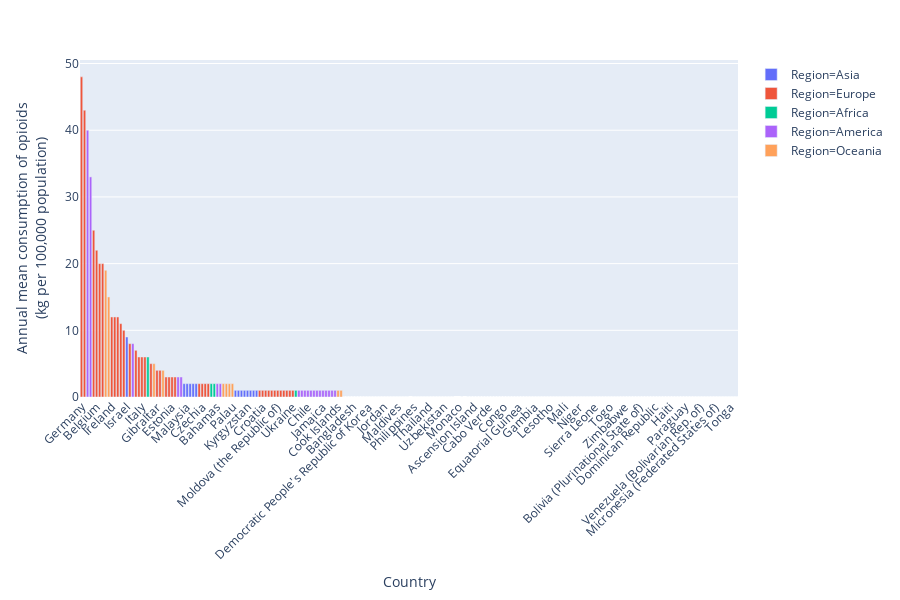

Write notebook code for a chart like this one.
### Code cell
fig1 = px.bar(df, x='Country', y='meanop_pop',
             hover_data=['Country', 'meanop_pop'], color='Region',
             labels={'meanop_pop':'Annual mean consumption of opioids<br>(kg per 100,000 population)'})
fig1.update_layout(xaxis={'categoryorder':'total descending'}, xaxis_tickangle=-45)
fig1.show()

# Questions to ask Caroline: 
# 1. remove 'Country' from x-axsis 
# 2. ordering of bars, I tried using 'total descending' but this doesn't seem to have worked?
# 3. reduce font size for countries? or how else could I fit? (i.e. every second Country name?)
# 4. How to get legend to just have 'Asia' and not have 'Region'
# 5. is it possible to just plot a certain number of Countries? To do this, do I use 'if'??

### Figure 1 — Plotly figure (JSON) as saved in the notebook; plotly's stock layout.template omitted (floating-point values rounded to 4 significant figures)
{"data": [{"alignmentgroup": "True", "customdata": [["Afghanistan", 0], ["Armenia", 0], ["Azerbaijan", 0], ["Bahrain", 1], ["Bangladesh", 0], ["Bhutan", 0], ["Brunei Darussalam", 0], ["Cambodia", 0], ["China", 0], ["China, Hong Kong SAR", 2], ["China, Macao SAR", 1], ["Democratic People's Republic of Korea", 0], ["Georgia", 1], ["India", 0], ["Indonesia", 0], ["Iran (Islamic Republic of)", 0], ["Iraq", 0], ["Israel", 9], ["Japan", 1], ["Jordan", 0], ["Kazakhstan", 0], ["Kuwait", 0], ["Kyrgyzstan", 1], ["Lao People's Democratic Republic", 0], ["Lebanon", 0], ["Malaysia", 2], ["Maldives", 0], ["Mongolia", 0], ["Myanmar", 1], ["Nepal", 0], ["Oman", 2], ["Pakistan", 0], ["Palestine, State of ", null], ["Philippines", 0], ["Qatar", 0], ["Republic of Korea", 2], ["Saudi Arabia", 1], ["Singapore", 0], ["Sri Lanka", 1], ["Syrian Arab Republic", 0], ["Tajikistan", 0], ["Thailand", 0], ["Timor-Leste", 0], ["Turkey", 0], ["Turkmenistan", 0], ["United Arab Emirates", 0], ["Uzbekistan", 0], ["Viet Nam", 2], ["Yemen", 0]], "hoverlabel": {"namelength": 0}, "hovertemplate": "Region=Asia<br>Country=%{customdata[0]}<br>Annual mean consumption of opioids<br>(kg per 100,000 population)=%{customdata[1]}", "legendgroup": "Region=Asia", "marker": {"color": "#636efa"}, "name": "Region=Asia", "offsetgroup": "Region=Asia", "orientation": "v", "showlegend": true, "textposition": "auto", "type": "bar", "x": ["Afghanistan", "Armenia", "Azerbaijan", "Bahrain", "Bangladesh", "Bhutan", "Brunei Darussalam", "Cambodia", "China", "China, Hong Kong SAR", "China, Macao SAR", "Democratic People's Republic of Korea", "Georgia", "India", "Indonesia", "Iran (Islamic Republic of)", "Iraq", "Israel", "Japan", "Jordan", "Kazakhstan", "Kuwait", "Kyrgyzstan", "Lao People's Democratic Republic", "Lebanon", "Malaysia", "Maldives", "Mongolia", "Myanmar", "Nepal", "Oman", "Pakistan", "Palestine, State of ", "Philippines", "Qatar", "Republic of Korea", "Saudi Arabia", "Singapore", "Sri Lanka", "Syrian Arab Republic", "Tajikistan", "Thailand", "Timor-Leste", "Turkey", "Turkmenistan", "United Arab Emirates", "Uzbekistan", "Viet Nam", "Yemen"], "xaxis": "x", "y": [0, 0, 0, 1, 0, 0, 0, 0, 0, 2, 1, 0, 1, 0, 0, 0, 0, 9, 1, 0, 0, 0, 1, 0, 0, 2, 0, 0, 1, 0, 2, 0, null, 0, 0, 2, 1, 0, 1, 0, 0, 0, 0, 0, 0, 0, 0, 2, 0], "yaxis": "y"}, {"alignmentgroup": "True", "customdata": [["Albania", 1], ["Andorra", 2], ["Austria", 25], ["Belarus", 0], ["Belgium", 22], ["Bosnia & Herzegovina", 0], ["Bulgaria", 3], ["Croatia", 1], ["Cyprus", 3], ["Czechia", 2], ["Denmark", 20], ["Estonia", 3], ["Finland", 6], ["France", 7], ["Germany", 48], ["Gibraltar", 4], ["Greece", 1], ["Hungary", 1], ["Iceland", 43], ["Ireland", 12], ["Italy", 6], ["Latvia", 1], ["Liechtenstein", null], ["Lithuania", 1], ["Luxembourg", 12], ["Macedonia", 3], ["Malta", 4], ["Moldova (the Republic of)", 1], ["Monaco", null], ["Montenegro", 1], ["Netherlands", 8], ["Norway", 11], ["Poland", 2], ["Portugal", 2], ["Romania", 1], ["Russian Federation", 0], ["San Marino", null], ["Serbia", 1], ["Slovakia", 1], ["Slovenia", 6], ["Spain", 5], ["Sweden", 10], ["Switzerland", 20], ["UK", 12], ["Ukraine", 1]], "hoverlabel": {"namelength": 0}, "hovertemplate": "Region=Europe<br>Country=%{customdata[0]}<br>Annual mean consumption of opioids<br>(kg per 100,000 population)=%{customdata[1]}", "legendgroup": "Region=Europe", "marker": {"color": "#EF553B"}, "name": "Region=Europe", "offsetgroup": "Region=Europe", "orientation": "v", "showlegend": true, "textposition": "auto", "type": "bar", "x": ["Albania", "Andorra", "Austria", "Belarus", "Belgium", "Bosnia & Herzegovina", "Bulgaria", "Croatia", "Cyprus", "Czechia", "Denmark", "Estonia", "Finland", "France", "Germany", "Gibraltar", "Greece", "Hungary", "Iceland", "Ireland", "Italy", "Latvia", "Liechtenstein", "Lithuania", "Luxembourg", "Macedonia", "Malta", "Moldova (the Republic of)", "Monaco", "Montenegro", "Netherlands", "Norway", "Poland", "Portugal", "Romania", "Russian Federation", "San Marino", "Serbia", "Slovakia", "Slovenia", "Spain", "Sweden", "Switzerland", "UK", "Ukraine"], "xaxis": "x", "y": [1, 2, 25, 0, 22, 0, 3, 1, 3, 2, 20, 3, 6, 7, 48, 4, 1, 1, 43, 12, 6, 1, null, 1, 12, 3, 4, 1, null, 1, 8, 11, 2, 2, 1, 0, null, 1, 1, 6, 5, 10, 20, 12, 1], "yaxis": "y"}, {"alignmentgroup": "True", "customdata": [["Algeria", 0], ["Angola", 0], ["Ascension Island", 0], ["Benin", 0], ["Botswana", 0], ["Burkina Faso", 0], ["Burundi", 0], ["Cabo Verde", 0], ["Cameroon", 0], ["Central African Republic", 0], ["Chad", 0], ["Comoros", 0], ["Congo", 0], ["Côte d'Ivoire", 0], ["Democratic Republic of the Congo", 0], ["Djibouti", 0], ["Egypt", 0], ["Equatorial Guinea", 0], ["Eritrea", 0], ["Eswatini", 0], ["Ethiopia", 0], ["Gabon", 0], ["Gambia", 0], ["Ghana", 0], ["Guinea", 0], ["Guinea-Bissau", 0], ["Kenya", 0], ["Lesotho", 0], ["Liberia", 0], ["Libya", 0], ["Madagascar", 0], ["Malawi", 0], ["Mali", 0], ["Mauritania", 0], ["Mauritius", 6], ["Morocco", 0], ["Mozambique", 0], ["Namibia", 0], ["Niger", 0], ["Nigeria", 0], ["Rwanda", 0], ["Saint Helena", 1], ["Sao Tome & Principe", 0], ["Senegal", 0], ["Seychelles", 2], ["Sierra Leone", 0], ["Somalia", 0], ["South Africa", 2], ["South Sudan", 0], ["Sudan", 0], ["Tanzania (United Republic of)", 0], ["Togo", 0], ["Tristan da Cunha", 0], ["Tunisia", 0], ["Uganda", 0], ["Zambia", 0], ["Zimbabwe", 0]], "hoverlabel": {"namelength": 0}, "hovertemplate": "Region=Africa<br>Country=%{customdata[0]}<br>Annual mean consumption of opioids<br>(kg per 100,000 population)=%{customdata[1]}", "legendgroup": "Region=Africa", "marker": {"color": "#00cc96"}, "name": "Region=Africa", "offsetgroup": "Region=Africa", "orientation": "v", "showlegend": true, "textposition": "auto", "type": "bar", "x": ["Algeria", "Angola", "Ascension Island", "Benin", "Botswana", "Burkina Faso", "Burundi", "Cabo Verde", "Cameroon", "Central African Republic", "Chad", "Comoros", "Congo", "Côte d'Ivoire", "Democratic Republic of the Congo", "Djibouti", "Egypt", "Equatorial Guinea", "Eritrea", "Eswatini", "Ethiopia", "Gabon", "Gambia", "Ghana", "Guinea", "Guinea-Bissau", "Kenya", "Lesotho", "Liberia", "Libya", "Madagascar", "Malawi", "Mali", "Mauritania", "Mauritius", "Morocco", "Mozambique", "Namibia", "Niger", "Nigeria", "Rwanda", "Saint Helena", "Sao Tome & Principe", "Senegal", "Seychelles", "Sierra Leone", "Somalia", "South Africa", "South Sudan", "Sudan", "Tanzania (United Republic of)", "Togo", "Tristan da Cunha", "Tunisia", "Uganda", "Zambia", "Zimbabwe"], "xaxis": "x", "y": [0, 0, 0, 0, 0, 0, 0, 0, 0, 0, 0, 0, 0, 0, 0, 0, 0, 0, 0, 0, 0, 0, 0, 0, 0, 0, 0, 0, 0, 0, 0, 0, 0, 0, 6, 0, 0, 0, 0, 0, 0, 1, 0, 0, 2, 0, 0, 2, 0, 0, 0, 0, 0, 0, 0, 0, 0], "yaxis": "y"}, {"alignmentgroup": "True", "customdata": [["Anguilla", 1], ["Antigua & Barbuda", 0], ["Argentina", 1], ["Aruba", 0], ["Bahamas", 2], ["Barbados", 3], ["Belize", 0], ["Bermuda", 0], ["Bolivia (Plurinational State of)", 0], ["Brazil", 1], ["British Virgin Islands", 0], ["Canada", 33], ["Cayman Islands", 0], ["Chile", 1], ["Colombia", 1], ["Costa Rica", 1], ["Cuba", 0], ["Curaçao", 0], ["Dominica", 1], ["Dominican Republic", 0], ["Ecuador", 0], ["El Salvador", 0], ["Falkland Islands", 8], ["Grenada", 0], ["Guatemala", 0], ["Guyana", 1], ["Haiti", 0], ["Honduras", 0], ["Jamaica", 1], ["Mexico", 0], ["Montserrat", 2], ["Nicaragua", 0], ["Panama", 0], ["Paraguay", 0], ["Peru", 0], ["Saint Kitts & Nevis", 0], ["Saint Lucia", 0], ["Saint Vincent & the Grenadines", 1], ["Sint Maarten", 3], ["Suriname", 0], ["Trinidad & Tobago", 1], ["Turks & Caicos Islands", 1], ["USA", 40], ["Uruguay", 1], ["Venezuela (Bolivarian Rep. of)", 0]], "hoverlabel": {"namelength": 0}, "hovertemplate": "Region=America<br>Country=%{customdata[0]}<br>Annual mean consumption of opioids<br>(kg per 100,000 population)=%{customdata[1]}", "legendgroup": "Region=America", "marker": {"color": "#ab63fa"}, "name": "Region=America", "offsetgroup": "Region=America", "orientation": "v", "showlegend": true, "textposition": "auto", "type": "bar", "x": ["Anguilla", "Antigua & Barbuda", "Argentina", "Aruba", "Bahamas", "Barbados", "Belize", "Bermuda", "Bolivia (Plurinational State of)", "Brazil", "British Virgin Islands", "Canada", "Cayman Islands", "Chile", "Colombia", "Costa Rica", "Cuba", "Curaçao", "Dominica", "Dominican Republic", "Ecuador", "El Salvador", "Falkland Islands", "Grenada", "Guatemala", "Guyana", "Haiti", "Honduras", "Jamaica", "Mexico", "Montserrat", "Nicaragua", "Panama", "Paraguay", "Peru", "Saint Kitts & Nevis", "Saint Lucia", "Saint Vincent & the Grenadines", "Sint Maarten", "Suriname", "Trinidad & Tobago", "Turks & Caicos Islands", "USA", "Uruguay", "Venezuela (Bolivarian Rep. of)"], "xaxis": "x", "y": [1, 0, 1, 0, 2, 3, 0, 0, 0, 1, 0, 33, 0, 1, 1, 1, 0, 0, 1, 0, 0, 0, 8, 0, 0, 1, 0, 0, 1, 0, 2, 0, 0, 0, 0, 0, 0, 1, 3, 0, 1, 1, 40, 1, 0], "yaxis": "y"}, {"alignmentgroup": "True", "customdata": [["Australia", 19], ["Christmas Island", 2], ["Cocos (Keeling) Islands", 0], ["Cook Islands", 1], ["Fiji", 0], ["French Polynesia", 2], ["Kiribati", 0], ["Marshall Islands", 0], ["Micronesia (Federated States of)", 0], ["Nauru", 0], ["New Caledonia", 2], ["New Zealand", 15], ["Niue", 1], ["Norfolk Island", 4], ["Palau", 2], ["Papua New Guinea", 0], ["Samoa", 0], ["Solomon Islands", 0], ["Tonga", 0], ["Tuvalu", 0], ["Vanuatu", 0], ["Wallis & Futuna Islands", 5]], "hoverlabel": {"namelength": 0}, "hovertemplate": "Region=Oceania<br>Country=%{customdata[0]}<br>Annual mean consumption of opioids<br>(kg per 100,000 population)=%{customdata[1]}", "legendgroup": "Region=Oceania", "marker": {"color": "#FFA15A"}, "name": "Region=Oceania", "offsetgroup": "Region=Oceania", "orientation": "v", "showlegend": true, "textposition": "auto", "type": "bar", "x": ["Australia", "Christmas Island", "Cocos (Keeling) Islands", "Cook Islands", "Fiji", "French Polynesia", "Kiribati", "Marshall Islands", "Micronesia (Federated States of)", "Nauru", "New Caledonia", "New Zealand", "Niue", "Norfolk Island", "Palau", "Papua New Guinea", "Samoa", "Solomon Islands", "Tonga", "Tuvalu", "Vanuatu", "Wallis & Futuna Islands"], "xaxis": "x", "y": [19, 2, 0, 1, 0, 2, 0, 0, 0, 0, 2, 15, 1, 4, 2, 0, 0, 0, 0, 0, 0, 5], "yaxis": "y"}], "layout": {"barmode": "relative", "height": 600, "legend": {"tracegroupgap": 0}, "margin": {"t": 60}, "xaxis": {"anchor": "y", "categoryorder": "total descending", "domain": [0, 1], "tickangle": -45, "title": {"text": "Country"}}, "yaxis": {"anchor": "x", "domain": [0, 1], "title": {"text": "Annual mean consumption of opioids<br>(kg per 100,000 population)"}}}}
